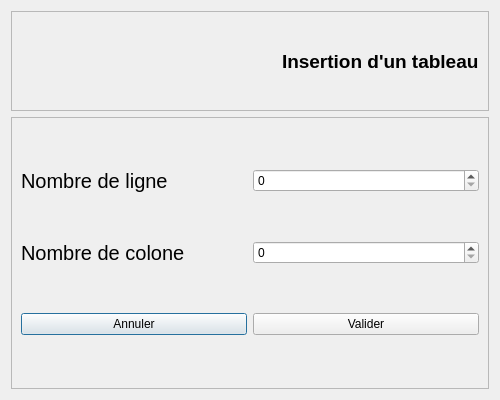
<?xml version="1.0" encoding="UTF-8"?>
<ui version="4.0">
 <class>gui_add_table</class>
 <widget class="QDialog" name="gui_add_table">
  <property name="geometry">
   <rect>
    <x>0</x>
    <y>0</y>
    <width>500</width>
    <height>400</height>
   </rect>
  </property>
  <property name="minimumSize">
   <size>
    <width>500</width>
    <height>400</height>
   </size>
  </property>
  <property name="maximumSize">
   <size>
    <width>500</width>
    <height>400</height>
   </size>
  </property>
  <property name="windowTitle">
   <string>Arrera Markdown : Insertion d'un tableau</string>
  </property>
  <property name="windowIcon">
   <iconset resource="../asset/resource.qrc">
    <normaloff>:/icone/icon_linux.png</normaloff>:/icone/icon_linux.png</iconset>
  </property>
  <layout class="QVBoxLayout" name="verticalLayout">
   <item>
    <widget class="RoundedFrame" name="frame_top_create">
     <property name="maximumSize">
      <size>
       <width>500</width>
       <height>100</height>
      </size>
     </property>
     <property name="frameShape">
      <enum>QFrame::Shape::StyledPanel</enum>
     </property>
     <property name="frameShadow">
      <enum>QFrame::Shadow::Raised</enum>
     </property>
     <layout class="QHBoxLayout" name="horizontalLayout_2">
      <item>
       <widget class="QLabel" name="label_icon_create">
        <property name="minimumSize">
         <size>
          <width>50</width>
          <height>50</height>
         </size>
        </property>
        <property name="maximumSize">
         <size>
          <width>50</width>
          <height>50</height>
         </size>
        </property>
        <property name="text">
         <string/>
        </property>
        <property name="pixmap">
         <pixmap resource="../asset/resource.qrc">:/icone/icon_linux.png</pixmap>
        </property>
        <property name="scaledContents">
         <bool>true</bool>
        </property>
       </widget>
      </item>
      <item>
       <spacer name="horizontalSpacer">
        <property name="orientation">
         <enum>Qt::Orientation::Horizontal</enum>
        </property>
        <property name="sizeHint" stdset="0">
         <size>
          <width>40</width>
          <height>20</height>
         </size>
        </property>
       </spacer>
      </item>
      <item>
       <widget class="QLabel" name="label_title_create">
        <property name="font">
         <font>
          <pointsize>14</pointsize>
          <bold>true</bold>
         </font>
        </property>
        <property name="text">
         <string>Insertion d'un tableau</string>
        </property>
       </widget>
      </item>
     </layout>
    </widget>
   </item>
   <item>
    <widget class="RoundedFrame" name="frame">
     <property name="frameShape">
      <enum>QFrame::Shape::StyledPanel</enum>
     </property>
     <property name="frameShadow">
      <enum>QFrame::Shadow::Raised</enum>
     </property>
     <layout class="QVBoxLayout" name="verticalLayout_2">
      <item>
       <layout class="QHBoxLayout" name="horizontalLayout">
        <item>
         <widget class="QLabel" name="l_nb_ligne">
          <property name="font">
           <font>
            <pointsize>15</pointsize>
           </font>
          </property>
          <property name="text">
           <string>Nombre de ligne</string>
          </property>
         </widget>
        </item>
        <item>
         <widget class="QSpinBox" name="NB_LIGNE"/>
        </item>
       </layout>
      </item>
      <item>
       <layout class="QHBoxLayout" name="horizontalLayout_3">
        <item>
         <widget class="QLabel" name="l_nb_cologne">
          <property name="font">
           <font>
            <pointsize>15</pointsize>
           </font>
          </property>
          <property name="text">
           <string>Nombre de colone</string>
          </property>
         </widget>
        </item>
        <item>
         <widget class="QSpinBox" name="NB_COLONE"/>
        </item>
       </layout>
      </item>
      <item>
       <layout class="QHBoxLayout" name="horizontalLayout_4">
        <item>
         <widget class="APushButton" name="IDC_CANCEL">
          <property name="text">
           <string>Annuler</string>
          </property>
         </widget>
        </item>
        <item>
         <widget class="APushButton" name="IDC_VALIDATE">
          <property name="text">
           <string>Valider</string>
          </property>
         </widget>
        </item>
       </layout>
      </item>
     </layout>
    </widget>
   </item>
  </layout>
 </widget>
 <customwidgets>
  <customwidget>
   <class>RoundedFrame</class>
   <extends>QFrame</extends>
   <header location="global">custom_widget/roundedframe.h</header>
   <container>1</container>
  </customwidget>
  <customwidget>
   <class>APushButton</class>
   <extends>QPushButton</extends>
   <header location="global">custom_widget/apushbutton.h</header>
  </customwidget>
 </customwidgets>
 <resources>
  <include location="../asset/resource.qrc"/>
 </resources>
 <connections/>
</ui>
